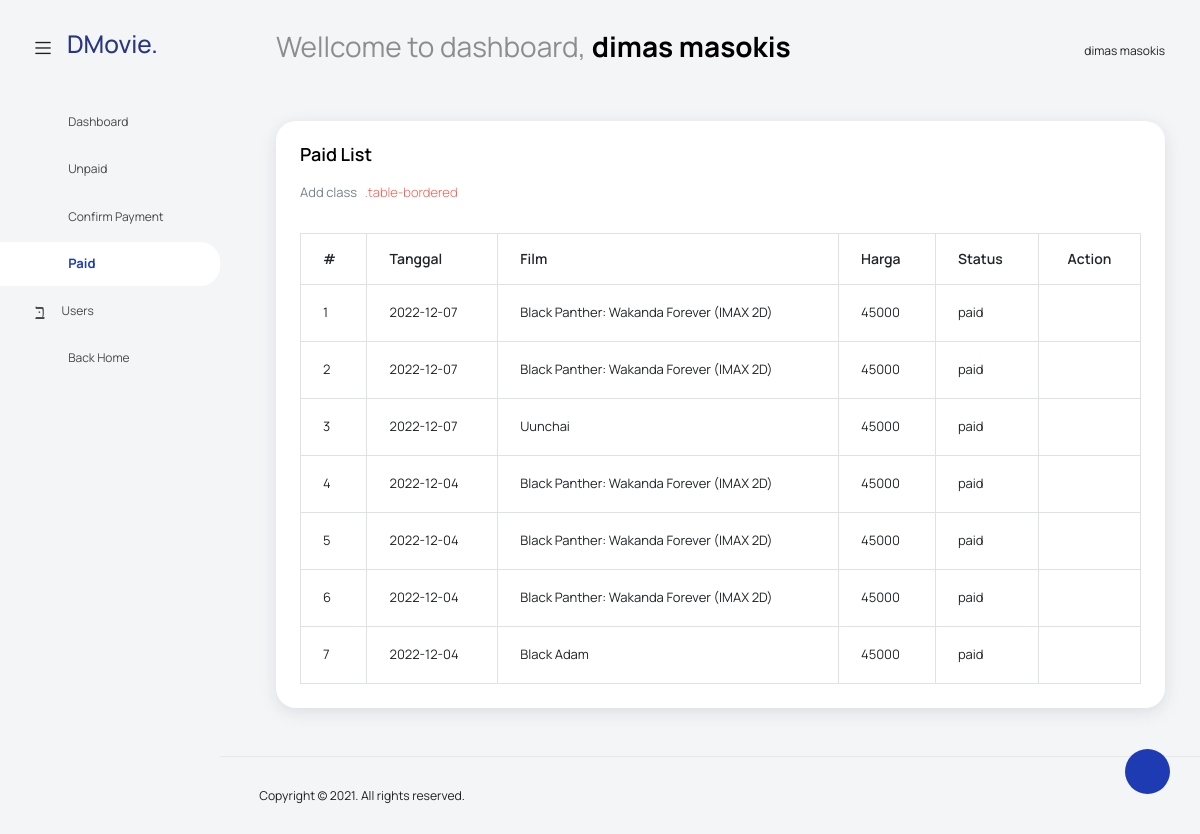
The page /admin/index.php?page=paid (signed in) on the database its author committed.
### tables this page shows
CREATE TABLE `pemesanan` (
  `id_pemesanan` int(11) NOT NULL,
  `id_user` int(11) NOT NULL,
  `id_film` int(11) NOT NULL,
  `id_jadwal` int(11) NOT NULL,
  `seat` enum('1','2','3','4','5','6','7','8','9','10','11','12','13','14','15','16','17','18','19','20') NOT NULL,
  `id_jam` int(11) NOT NULL,
  `id_studio` int(11) NOT NULL,
  `status` enum('paid','unpaid','proccess') NOT NULL
);

CREATE TABLE `jadwal` (
  `id_jadwal` int(11) NOT NULL,
  `tanggal` date NOT NULL
);

CREATE TABLE `film` (
  `id_film` int(11) NOT NULL,
  `judul` varchar(100) DEFAULT NULL,
  `genre` varchar(50) DEFAULT NULL,
  `durasi` varchar(50) DEFAULT NULL,
  `pemain` text DEFAULT NULL,
  `poster` text DEFAULT NULL,
  `sinopsis` text DEFAULT NULL,
  `harga` varchar(50) DEFAULT NULL,
  `kategory` enum('nowplaying','upcoming') NOT NULL
);

### admin/data-paid.php (the view, shortened to what this page needs)
<?php
$paidpage = isset($_GET["paidpage"]) ? $_GET["paidpage"] : "paid";
if ($paidpage === "detail") {
    detailData();
} else {
    getData();
}
function getData()
{
    $koneksi = getConnection();
    $query = mysqli_query($koneksi, "SELECT * FROM pemesanan JOIN film on pemesanan.id_film = film.id_film JOIN jadwal on pemesanan.id_jadwal = jadwal.id_jadwal WHERE `status`='paid'");
?>
    <div class="col-lg-12 grid-margin stretch-card">
        <div class="card">
            <div class="card-body">
                <h4 class="card-title">Paid List</h4>
                <p class="card-description">
                    Add class <code>.table-bordered</code>
                </p>
                <div class="table-responsive pt-3">
                    <table class="table table-bordered">
                        <thead>
                            <tr>
                                <th>#</th>
                                <th>Tanggal</th>
                                <th>Film</th>
                                <th>Harga</th>
                                <th>Status</th>
                                <th class="text-center">Action</th>
                            </tr>
                        </thead>
                        <tbody>
                            <?php
                            $no = 1;
                            while ($q = mysqli_fetch_array($query)) {
                            ?>
                                <tr>
                                    <td><?php echo $no++ ?></td>
                                    <td><?php echo $q["tanggal"] ?></td>
                                    <td><?php echo $q["judul"] ?></td>
                                    <td><?php echo $q["harga"] ?></td>
                                    <td><?php echo $q["status"] ?></td>
                                    <td>
                                        <div class="d-flex justify-content-center">
                                            <a href="?page=paid&paidpage=detail&id_pesan=<?php echo $q["id_pemesanan"] ?>"><i class="mdi mdi-eye " style="font-size: 20px;"></i></a>
                                        </div>
                                    </td>
                                </tr>
                            <?php
                            } ?>
                        </tbody>
                    </table>
                </div>
            </div>
        </div>
    </div>
<?php
}
?>

### rows shown on the page
pemesanan: id_jadwal.tanggal "2022-12-07", id_film.judul "Black Panther: Wakanda Forever (IMAX 2D)", id_film.harga "45000", status "paid"
pemesanan: id_jadwal.tanggal "2022-12-07", id_film.judul "Black Panther: Wakanda Forever (IMAX 2D)", id_film.harga "45000", status "paid"
pemesanan: id_jadwal.tanggal "2022-12-07", id_film.judul "Uunchai", id_film.harga "45000", status "paid"
pemesanan: id_jadwal.tanggal "2022-12-04", id_film.judul "Black Panther: Wakanda Forever (IMAX 2D)", id_film.harga "45000", status "paid"
pemesanan: id_jadwal.tanggal "2022-12-04", id_film.judul "Black Panther: Wakanda Forever (IMAX 2D)", id_film.harga "45000", status "paid"
pemesanan: id_jadwal.tanggal "2022-12-04", id_film.judul "Black Panther: Wakanda Forever (IMAX 2D)", id_film.harga "45000", status "paid"
pemesanan: id_jadwal.tanggal "2022-12-04", id_film.judul "Black Adam", id_film.harga "45000", status "paid"

### other values the page prints
$_SESSION['nama'] "dimas masokis"
